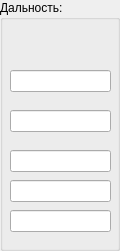
      <widget class="QGroupBox" name="groupBox_14">
       <property name="geometry">
        <rect>
         <x>270</x>
         <y>40</y>
         <width>120</width>
         <height>251</height>
        </rect>
       </property>
       <property name="title">
        <string>Дальность:</string>
       </property>
       <widget class="QLabel" name="label_75">
        <property name="geometry">
         <rect>
          <x>80</x>
          <y>70</y>
          <width>31</width>
          <height>16</height>
         </rect>
        </property>
        <property name="text">
         <string/>
        </property>
       </widget>
       <widget class="QLabel" name="label_76">
        <property name="geometry">
         <rect>
          <x>80</x>
          <y>110</y>
          <width>31</width>
          <height>16</height>
         </rect>
        </property>
        <property name="text">
         <string/>
        </property>
       </widget>
       <widget class="QLabel" name="label_77">
        <property name="geometry">
         <rect>
          <x>80</x>
          <y>150</y>
          <width>31</width>
          <height>16</height>
         </rect>
        </property>
        <property name="text">
         <string/>
        </property>
       </widget>
       <widget class="QLineEdit" name="lineEdit_13">
        <property name="geometry">
         <rect>
          <x>10</x>
          <y>70</y>
          <width>101</width>
          <height>22</height>
         </rect>
        </property>
        <property name="text">
         <string/>
        </property>
       </widget>
       <widget class="QLineEdit" name="lineEdit_14">
        <property name="geometry">
         <rect>
          <x>10</x>
          <y>150</y>
          <width>101</width>
          <height>22</height>
         </rect>
        </property>
        <property name="text">
         <string/>
        </property>
       </widget>
       <widget class="QLineEdit" name="lineEdit_15">
        <property name="geometry">
         <rect>
          <x>10</x>
          <y>110</y>
          <width>101</width>
          <height>22</height>
         </rect>
        </property>
        <property name="text">
         <string/>
        </property>
       </widget>
       <widget class="QLineEdit" name="lineEdit_17">
        <property name="geometry">
         <rect>
          <x>10</x>
          <y>210</y>
          <width>101</width>
          <height>22</height>
         </rect>
        </property>
        <property name="text">
         <string/>
        </property>
       </widget>
       <widget class="QLineEdit" name="lineEdit_18">
        <property name="geometry">
         <rect>
          <x>10</x>
          <y>180</y>
          <width>101</width>
          <height>22</height>
         </rect>
        </property>
        <property name="text">
         <string/>
        </property>
       </widget>
      </widget>
